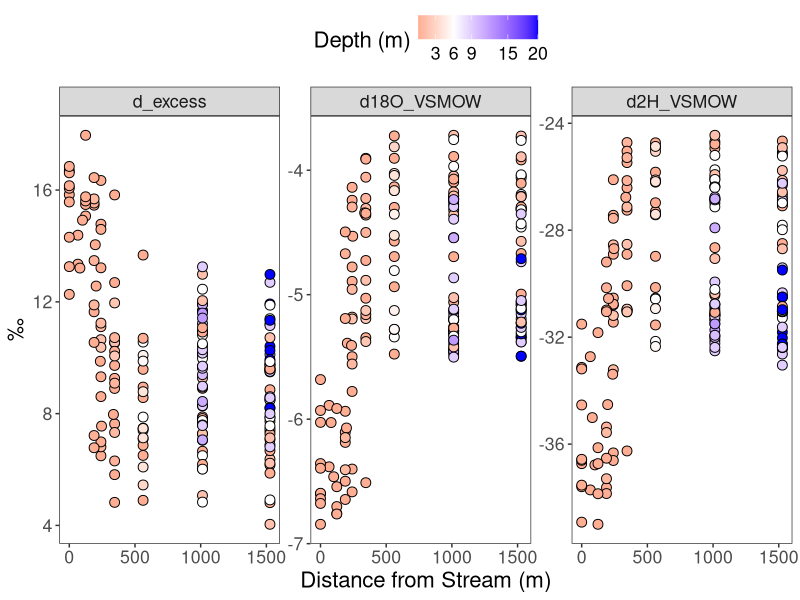
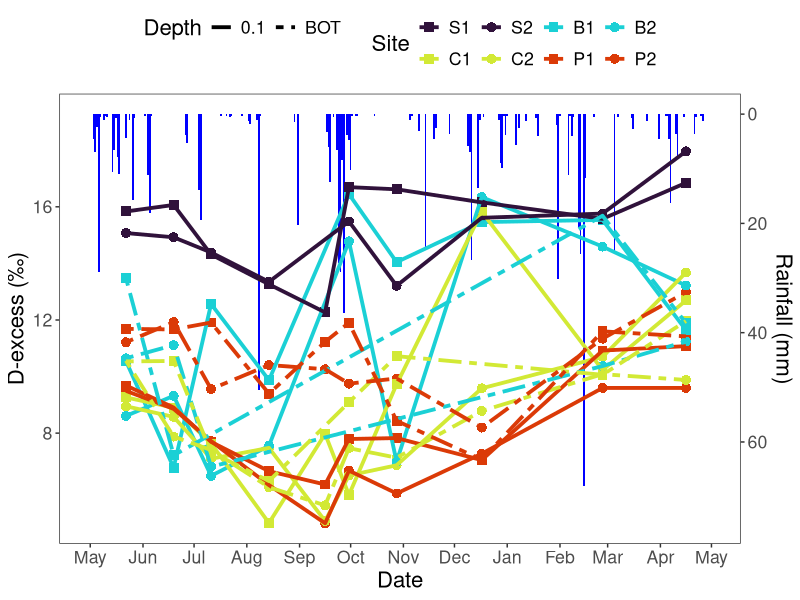
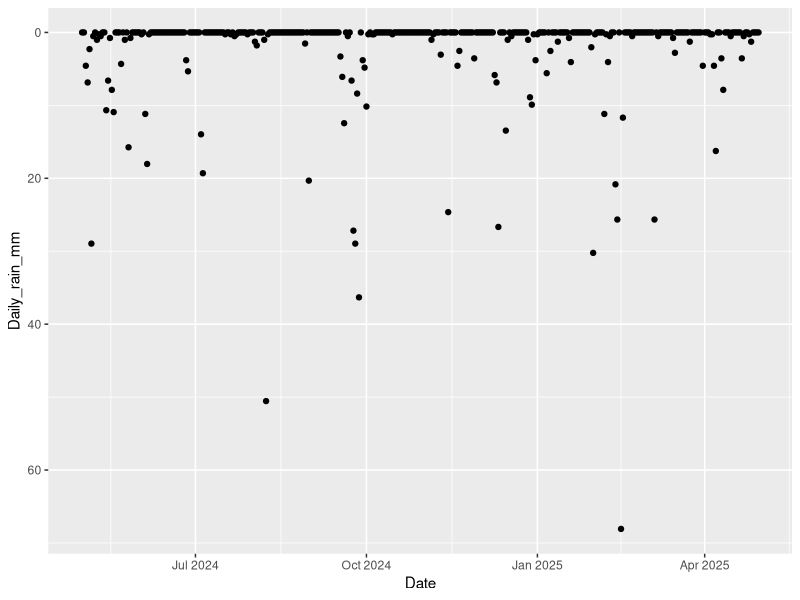
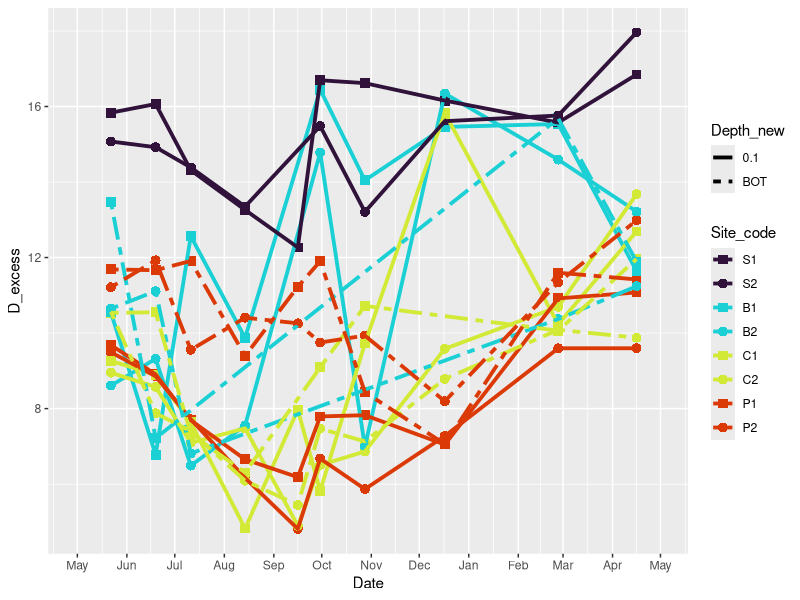
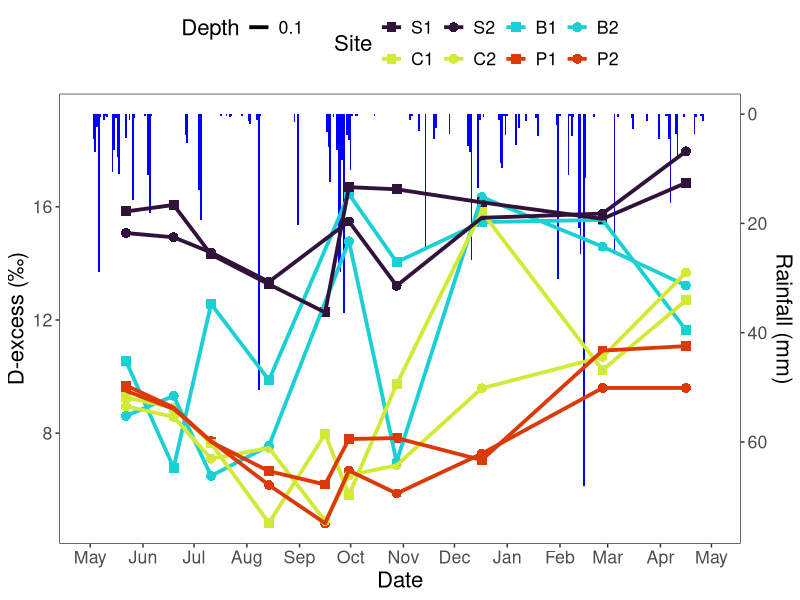
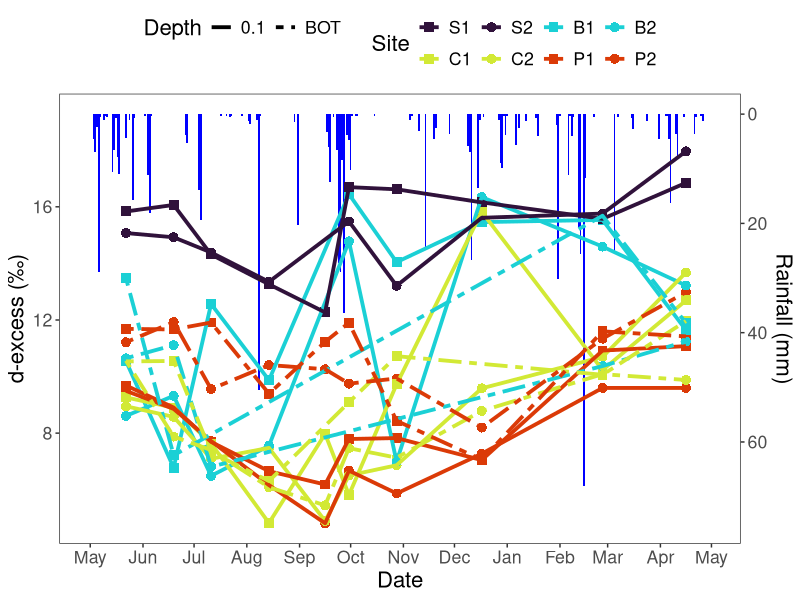
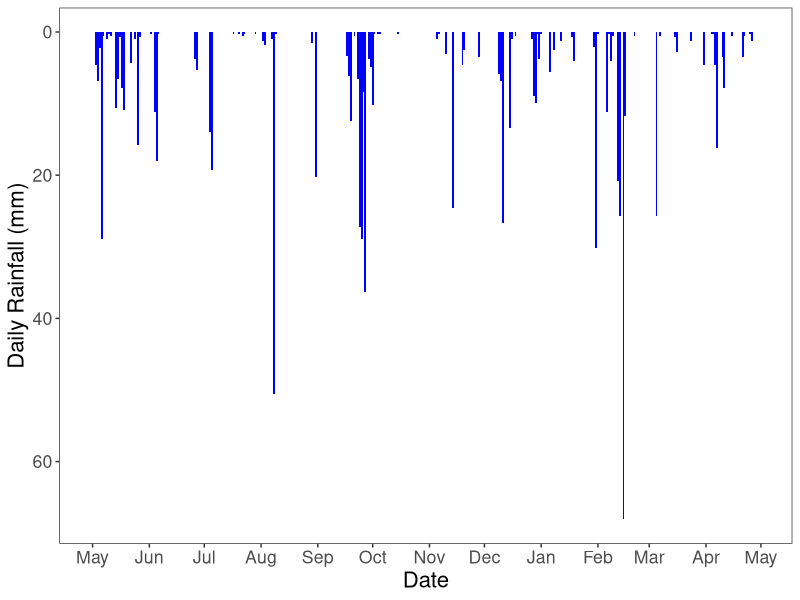

The R source for these figures, in order:
## ---- chunk 1
###packages 
library(tidyverse)

getwd()
##get data
hydro <- read_csv("../Data/Hydrology_Daily_Observed.csv") |> 
  filter(Date >= ymd("2024-05-01"),
         Date <= ymd("2025-04-30"))

chem <- read_csv("../Data/chemistry_joined.csv")

## ---- chunk 2
#plot over distance 
##d2H and d18O and D excess
isotopes_across_space_fig <- chem |> 
  dplyr::select(1:8, d18O_VSMOW, d2H_VSMOW, D_excess) |> 
  rename(d_excess = D_excess) |> 
  pivot_longer(-c(1:8)) |> 
  ggplot(aes(x = Distance, y = value, fill = Depth_m
  ))+
  geom_point(shape = 21, size = 3) + 
  #geom_point(data = iso_rain, mapping = aes(x = 1250, y = value, color = Date), size = 2, shape = 17)+
  facet_wrap(~name, scales = "free_y", nrow = 1)+
  theme_bw()+ theme(legend.position = "top", text = element_text(size = 16),
                    panel.grid.major = element_blank(), panel.grid.minor = element_blank())+
  labs(x= "Distance from Stream (m)", y = "\u2030",
       fill = "Depth (m)", color = "Rain")+
  scale_x_continuous(breaks = c(0, 500, 1000, 1500))+  
  scale_fill_gradient2(low = "red",  high ="blue",
                       midpoint = 6,  guide = "colourbar", breaks = c(3,6,9, 15, 20))

isotopes_across_space_fig

#ggsave("./Figures/Iso_overSpace_SI_fig.png", isotopes_across_space_fig, width = 7, height = 3.5, units = "in")

## ---- chunk 3

plot_iso_ts <- function(
    data,        # df with isotope data: Date, y_var, Site_code, Depth_new
    hydro,       # df with rain data: Date, Daily_rain_mm
    y_var,
    y_label,
    show_rain = TRUE,
    depths = c("0.1","BOT")
) {
  
  # Filter depths
  df <- data |> 
    filter(Depth_new %in% depths)
  
  # Compute scaling factor only if rain is shown
  if (show_rain) {
    max_y  <- max(df[[y_var]], na.rm = TRUE)
    min_y  <- min(df[[y_var]], na.rm = TRUE)
    y_range <- max_y - min_y
    max_r  <- max(hydro$Daily_rain_mm, na.rm = TRUE)
    scale_factor <- y_range / max_r
    
    # Buffer creates blank space between top of y data and rain bars
    buffer <- y_range * 0.10
    plot_max_y <- max_y + buffer
    
    # Ensure largest rain bar isn't clipped
    plot_min_y <- min(min_y, plot_max_y - (max_r * scale_factor))
  }
  
  # Base plot
  p <- ggplot(df, aes(x = Date))
  
  # Rain bars FIRST so they sit behind the isotope data
  if (show_rain) {
    p <- p +
      geom_rect(
        data = hydro,
        aes(
          xmin = Date - 0.5,
          xmax = Date + 0.5,
          ymin = plot_max_y,
          ymax = plot_max_y - (Daily_rain_mm * scale_factor)
        ),
        fill = "blue",
        alpha = 1,
        show.legend = FALSE
      ) +
      scale_y_continuous(
        limits = c(plot_min_y, plot_max_y),
        sec.axis = sec_axis(
          transform = ~ (plot_max_y - .) / scale_factor,
          name = "Rainfall (mm)"
        )
      )
  }
  
  # Isotope points + lines on top
  p <- p +
    geom_point(aes(y = .data[[y_var]],
                   color = Site_code,
                   shape = Site_code,
                   group = interaction(Site_code, Depth_new)),
               size = 3) +
    geom_line(aes(y = .data[[y_var]],
                  color = Site_code,
                  linetype = Depth_new,
                  group = interaction(Site_code, Depth_new)),
              size = 1.3)
  
  # Labels
  p <- p +
    labs(x = "Date",
         y = y_label,
         color = "Site",
         shape = "Site",
         linetype = "Depth")
  
  # Theme
  p <- p +
    theme_bw() +
    theme(
      legend.position = "top",
      text = element_text(size = 16),
      panel.grid.major = element_blank(),
      panel.grid.minor = element_blank()
    ) +
    guides(color = guide_legend(nrow = 2, byrow = TRUE))
  
  # Manual scales
  p <- p +
    scale_x_date(
      breaks = "1 month", date_labels = "%b",
      limits = as.Date(c("2024-05-01", "2025-04-30"))
    ) +
    scale_color_manual(values = site_colors, breaks = iso_levels_sites) +
    scale_shape_manual(values = site_shapes, breaks = iso_levels_sites) +
    scale_linetype_manual(values = c("0.1" = "solid", "BOT" = "twodash"))
  
  return(p)
} #end function 


## ---- chunk 4
##filter chem to surf and bot and make new Depth column
chem_df <- chem |> 
  select(1:6, d2H_VSMOW, d18O_VSMOW, D_excess, DOC_mgL, BIX) |> 
  mutate(Depth_new = as.character(ifelse(Site %in% c(98,96,92, 90) & Depth_m > 0.1, "BOT", Depth_m)),
         Depth_new = as.character(ifelse(Site %in% c(88,50) & Depth_m > 9, "BOT", Depth_new))
  ) |> 
  filter(Depth_new %in% c("0.1", "BOT")) 

## filter hydro to just rain
hydro_df <- hydro |> 
  select(Date, Daily_rain_mm)
  


## ---- chunk 5

#### set up levels 
iso_levels_sites <- c("S1","S2","B1","B2","C1","C2","P1","P2")

site_colors <- c("S1" = "#30123BFF", "S2" = "#30123BFF",
                 "B1" = "#1BD0D5FF", "B2" = "#1BD0D5FF",
                 "C1" = "#D2E935FF", "C2" = "#D2E935FF",
                 "P1" = "#DB3A07FF", "P2" = "#DB3A07FF")

site_shapes <- c("S1" = 15, "S2" = 16,
                 "B1" = 15, "B2" = 16,
                 "C1" = 15, "C2" = 16,
                 "P1" = 15, "P2" = 16)

## ---- chunk 6
#run function
plot_iso_ts(data = chem_df, hydro = hydro_df, 
                           y_var = "D_excess", y_label = "D-excess (‰)",
                               show_rain = TRUE,  depths = c("0.1","BOT"))

#plot rain as check
hydro_df |> ggplot(aes(x = Date, y = Daily_rain_mm))+ geom_point()+ scale_y_reverse()

#iso as check
chem_df |> 
  ggplot(aes(x = Date, y = D_excess))+
geom_point(aes(    color = Site_code,
                   shape = Site_code,
                   group = interaction(Site_code, Depth_new)),
               size = 3) +
    geom_line(aes(color = Site_code,
                  linetype = Depth_new,
                  group = interaction(Site_code, Depth_new)),
              size = 1.3)+
   scale_x_date(
      breaks = "1 month", date_labels = "%b",
      limits = as.Date(c("2024-05-01", "2025-04-30"))
    ) +
    scale_color_manual(values = site_colors, breaks = iso_levels_sites) +
    scale_shape_manual(values = site_shapes, breaks = iso_levels_sites) +
    scale_linetype_manual(values = c("0.1" = "solid", "BOT" = "twodash"))


## ---- chunk 7
#### Just surface 
iso_rain_surf <- plot_iso_ts(data = chem_df, hydro = hydro_df, 
                           y_var = "D_excess", y_label = "D-excess (‰)",
                               show_rain = TRUE,  depths = c("0.1"))

iso_rain_surf

# ggsave("../Figures/Iso_Rain_surf_MS_fig.png", iso_rain_surf, width = 6.5, height = 4, units = "in")



#### Surf and BOT 
iso_rain_surfbot <- plot_iso_ts(data = chem_df, hydro = hydro_df,
                    y_var = "D_excess",  y_label = "d-excess (\u2030)",
                    show_rain = TRUE,  depths = c("0.1","BOT"))

iso_rain_surfbot
# ggsave("./Figures/Iso_Rain_surfBOT_SI_fig.png", iso_rain_surfbot, width = 6.5, height = 5, units = "in")



## ---- chunk 8
iso_surf <- plot_iso_ts(data = chem_df, hydro = hydro_df,
                    y_var = "D_excess",  y_label = "d-excess (\u2030)",
                    show_rain = F,  depths = c("0.1"))

iso_surf_bot <- plot_iso_ts(data = chem_df, hydro = hydro_df,
                    y_var = "D_excess",  y_label = "d-excess (\u2030)",
                    show_rain = F,  depths = c("0.1","BOT"))


doc_surf <- plot_iso_ts(data = chem_df, hydro = hydro_df,
                    y_var = "DOC_mgL",  y_label = "DOC (mg/L)",
                    show_rain = TRUE,  depths = c("0.1"))
  

bix_surf <- plot_iso_ts(data = chem_df, hydro = hydro_df,
                    y_var = "BIX",  y_label = "BIX",
                    show_rain = F,  depths = c("0.1"))

## ---- chunk 9
#### First rain plot only TS upside down
rain_ts <- hydro_df |> 
  ggplot() +
  geom_col(aes(x = Date, y = Daily_rain_mm ),
           fill = "blue", width = 1,
           show.legend = FALSE) +
  scale_y_reverse()+
  scale_x_date(breaks = "1 month", date_labels = "%b",
      limits = as.Date(c("2024-05-01", "2025-04-30"))
    )+
  labs(x = "Date", y = "Daily Rainfall (mm)") +
   theme_bw() +
  theme(text = element_text(size = 16),
    panel.grid.major = element_blank(), panel.grid.minor = element_blank()) 

rain_ts
